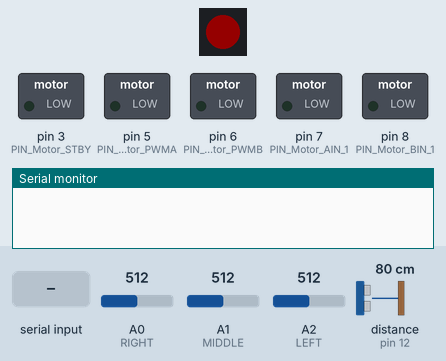
Recording of a sketch running on a simulated Arduino Uno, built with avr-gcc and run on an emulated ATmega328P. On the bench: 1 RGB LEDs in strip order, left to right, switched loads named in the sketch (green lamp = pin HIGH), the last lines printed to the serial monitor. The inputs (shaded band) are chosen by the test bench; at power-on: A0 (RIGHT) = 512, A1 (MIDDLE) = 512, distance to the obstacle (sensor on pin 12) 80 cm, A2 (LEFT) = 512. The echo pulse lasts 58.3 µs per cm; dim RGB values are drawn brighter than linear; pins used as bus, display or sensor lines are not drawn. At 5.5 s the program stops and its outputs stay as they are.

Above: at 0.9 s.
1.0 s: "}" received over Serial
At 2.1 s:
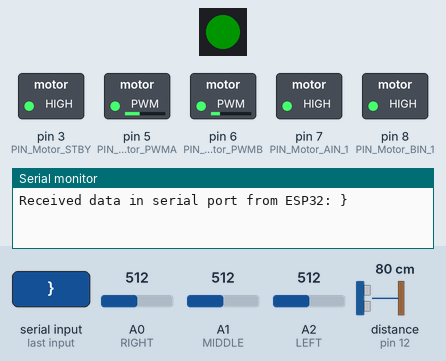
2.5 s: A0 (RIGHT) set to 525
At 3.0 s:
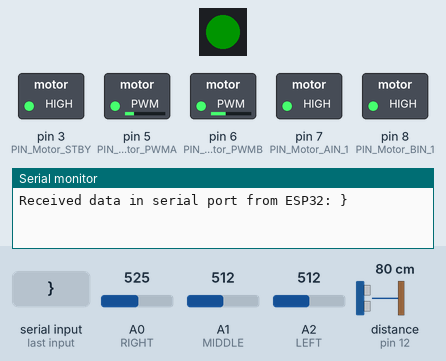
4.0 s: A1 (MIDDLE) set to 716
At 4.3 s:
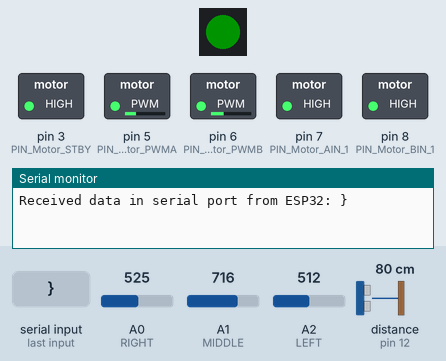
5.5 s: distance to the obstacle (sensor on pin 12) set to 2 cm
At 6.4 s:
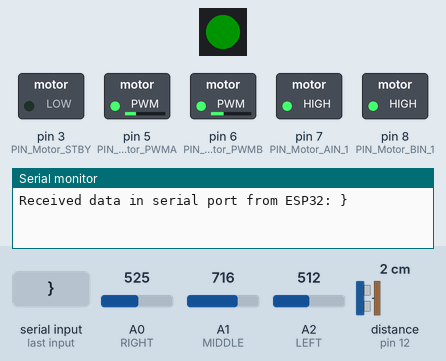
Timing chart, 0 to 7.0 s (numbered marks = the images above; inputs shaded):
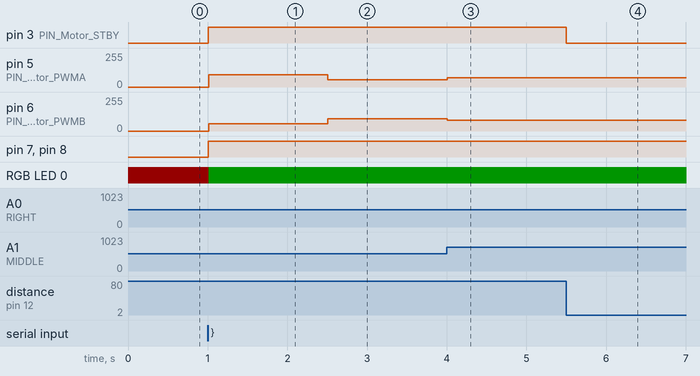

Measured:
- after the input at 1.0 s, pin 3 (PIN_Motor_STBY), pin 7 (PIN_Motor_AIN_1), pin 8 (PIN_Motor_BIN_1): LOW → HIGH at once; pin 5 (PIN_Motor_PWMA): 0/255 → 92/255 at once; pin 6 (PIN_Motor_PWMB): 0/255 → 56/255 at once; RGB LED 0: RGB(20, 0, 0) → RGB(0, 20, 0) at once
- after the input at 2.5 s, pin 5 (PIN_Motor_PWMA): 92/255 → 56/255 at once; pin 6 (PIN_Motor_PWMB): 56/255 → 92/255 at once
- after the input at 4.0 s, pin 5 (PIN_Motor_PWMA): 56/255 → 68/255 at once; pin 6 (PIN_Motor_PWMB): 92/255 → 80/255 at once
- after the input at 5.5 s, pin 3 (PIN_Motor_STBY): HIGH → LOW at once

The sketch:

PruebaControlador.ino
```cpp
#include <Arduino_FreeRTOS.h>
//#include <PIDController.hpp>

#include <Arduino.h>
#include "FastLED.h"
#define PIN_RBGLED 4
#define NUM_LEDS 1
CRGB leds[NUM_LEDS];

uint32_t Color(uint8_t r, uint8_t g, uint8_t b)
{
  return (((uint32_t)r << 16) | ((uint32_t)g << 8) | b);
}

#define LEFT   A2
#define MIDDLE A1
#define RIGHT  A0
#define TRIG_PIN 13
#define ECHO_PIN 12
// Enable/Disable motor control.
//  HIGH: motor control enabled
//  LOW: motor control disabled
#define PIN_Motor_STBY 3

// Group A Motors (Right Side)
// PIN_Motor_AIN_1: Digital output. HIGH: Forward, LOW: Backward
#define PIN_Motor_AIN_1 7
// PIN_Motor_PWMA: Analog output [0-255]. It provides speed.
#define PIN_Motor_PWMA 5

// Group B Motors (Left Side)
// PIN_Motor_BIN_1: Digital output. HIGH: Forward, LOW: Backward
#define PIN_Motor_BIN_1 8
// PIN_Motor_PWMB: Analog output [0-255]. It provides speed.
#define PIN_Motor_PWMB 6

#define LEFT_OK 800
#define RIGHT_OK 800
#define MIDDLE_OK 915
#define baseSpeed 74

volatile int distance;
volatile long output;
volatile int state;
volatile long left;
volatile long middle;
volatile long right;
volatile double error_total = 0;
// Constantes del controlador
double Kp=0.0628;//0.05722 //0.074
double Kd=0.014;//0.011 //0.0201
double Ki= 0.00000;//0.0004
String sendBuff = "";
// Crear el controlador PID
//PIDController pid(Kp, Ki, Kd);

double error = 0;
double lastError = 0;
double integral = 0;


void setup() {
  Serial.begin(9600);
  pinMode(PIN_Motor_STBY,OUTPUT);
  pinMode(PIN_Motor_AIN_1,OUTPUT);
  pinMode(PIN_Motor_PWMA,OUTPUT);
  pinMode(PIN_Motor_BIN_1,OUTPUT);
  pinMode(PIN_Motor_PWMB,OUTPUT);

  pinMode(LEFT,INPUT) ;
  pinMode(MIDDLE,INPUT) ;
  pinMode(RIGHT,INPUT) ;

  pinMode(TRIG_PIN, OUTPUT); //pin como salida
  pinMode(ECHO_PIN, INPUT);  //pin como entrada
  digitalWrite(TRIG_PIN, LOW);//Inicializamos el pin con 0

  // Inicializar el controlador PID
  //pid.begin();

  // Crear las tareas
  //xTaskCreate(TaskReadSensors, "ReadSensors", 100, NULL, 0, NULL);
  //xTaskCreate(TaskComputePID, "ComputePID", 100, NULL, 2, NULL);
  //xTaskCreate(TaskPing, "SendPing", 100, NULL, 1, NULL);
  FastLED.addLeds<NEOPIXEL, PIN_RBGLED>(leds, NUM_LEDS);
  FastLED.setBrightness(20);

  // Set Red Color to LED
  FastLED.showColor(Color(255, 0, 0));


  while(1) {
    if (Serial.available()) {

      char c = Serial.read();
      sendBuff += c;

      if (c == '}')  {
        Serial.print("Received data in serial port from ESP32: ");
        Serial.println(sendBuff);

         // Set Red Green to LED
        FastLED.showColor(Color(0, 255, 0));
        sendBuff = "";
        break;
       }

     }
 }


}

void loop() {

  calcularDistancia();
  if(distance < 10){
    digitalWrite(PIN_Motor_STBY, LOW);
    if (Serial.available()) {
      calcularDistancia();
      Serial.println(1);


      Serial.println(distance);
      delay(800);


    }
    exit(0);
  }
else {

    // // Leer los valores de los sensores
    int left = analogRead(LEFT);
    int middle = analogRead(MIDDLE);
    int right = analogRead(RIGHT);
    // if (middle < 60){
    //   output = (-1* output) + 10;
    // }
    // else{
      // Calcular la posición de la línea
    double posicion = -1 * left + 1 * right;
    double error_central = 800 - middle;
    if (error_central < 0){
      error_central = 0;
    }
    // Calcular el error
    double error_lateral = 0 - posicion;
    if (error_lateral < 0){
      error_total = error_lateral - error_central;
    }
    if (error_lateral >= 0){
      error_total = error_lateral + error_central;
    }

    integral += error_total;
    double derivative = error_total - lastError;

                // if (-20<= error <= 20 ){

                //   output = 0;
                // }
                // if (error > 20){

                //   // Calcular la salida del controlador PID
                //   //double output = Kp * error + Ki * integral + Kd * derivative;
                //   output = Kp * error + + Kd * derivative;
                //   // Guardar el error actual para la próxima iteración
                //   lastError = error;
                // }
                // if (error < -20){

                //   // Calcular la salida del controlador PID
                //   //double output = Kp * error + Ki * integral + Kd * derivative;
                //   output = Kp * error + + Kd * derivative;
                //   // Guardar el error actual para la próxima iteración
                //   lastError = error;
                // }


    output = Kp * error_total + + Ki * integral + Kd * derivative;
    //   // Guardar el error actual para la próxima iteración
    lastError = error_total;

    int speedRight = baseSpeed + output;
    int speedLeft = baseSpeed - output;


    speedRight = max(speedRight, 0);
    speedLeft = max(speedLeft, 0);

    digitalWrite(PIN_Motor_STBY, HIGH);
    digitalWrite(PIN_Motor_AIN_1, HIGH);
    digitalWrite(PIN_Motor_BIN_1, HIGH);
    analogWrite(PIN_Motor_PWMA, speedRight);
    analogWrite(PIN_Motor_PWMB, speedLeft);
  }

}

void TaskPing(void *pvParameters) {
  TickType_t xLastWakeTime, aux;
  while(1){
    left = analogRead(LEFT);
    middle = analogRead(MIDDLE);
    right = analogRead(RIGHT);
  }
  xTaskDelayUntil( &xLastWakeTime, 100 );
}
void calcularDistancia(){
  long t; //timepo que demora en llegar el eco

  digitalWrite(TRIG_PIN, HIGH);
  delayMicroseconds(10);          //Enviamos un pulso de 10us
  digitalWrite(TRIG_PIN, LOW);

  t = pulseIn(ECHO_PIN, HIGH); //obtenemos el ancho del pulso
  distance = t/59;             //es
}

// void TaskControlMotors(void *pvParameters) {

//   int speedRight = baseSpeed + output;
//   int speedLeft = baseSpeed - output;
//   Serial.println(output);
//   Serial.println(speedRight);
//   Serial.println(speedLeft);
//   speedRight = max(speedRight, 0);
//   speedLeft = max(speedLeft, 0);
//   //digitalWrite(PIN_Motor_STBY, HIGH);
//   //digitalWrite(PIN_Motor_AIN_1, HIGH);
//   //digitalWrite(PIN_Motor_BIN_1, HIGH);

//   // Envía las velocidades a los motores
//   //analogWrite(PIN_Motor_PWMA, speedRight);
//   //analogWrite(PIN_Motor_PWMB, speedLeft);
// }


void TaskComputePID(void *pvParameters) {
  TickType_t xLastWakeTime, aux;
  while(1){
    calcularDistancia();
    if(distance < 8){
      digitalWrite(PIN_Motor_STBY, LOW);
      if (Serial.available()) {


        Serial.println(1);
        delay(1000);


      }
      exit(0);
    }
    else{

      // // Leer los valores de los sensores
      int left = analogRead(LEFT);
      int middle = analogRead(MIDDLE);
      int right = analogRead(RIGHT);
      // if (middle < 60){
      //   output = (-1* output) + 10;
      // }
      // else{
        // Calcular la posición de la línea
      double posicion = -1 * left + 1 * right;
      double error_central = 800 - middle;
      if (error_central < 0){
        error_central = 0;
      }
      // Calcular el error
      double error_lateral = 0 - posicion;
      if (error_lateral < 0){
        error_total = error_lateral - error_central;
      }
      if (error_lateral >= 0){
        error_total = error_lateral + error_central;
      }

      integral += error_total;
      double derivative = error_total - lastError;

      // if (-20<= error <= 20 ){

      //   output = 0;
      // }
      // if (error > 20){

      //   // Calcular la salida del controlador PID
      //   //double output = Kp * error + Ki * integral + Kd * derivative;
      //   output = Kp * error + + Kd * derivative;
      //   // Guardar el error actual para la próxima iteración
      //   lastError = error;
      // }
      // if (error < -20){

      //   // Calcular la salida del controlador PID
      //   //double output = Kp * error + Ki * integral + Kd * derivative;
      //   output = Kp * error + + Kd * derivative;
      //   // Guardar el error actual para la próxima iteración
      //   lastError = error;
      // }
      output = Kp * error_total + + Ki * integral + Kd * derivative;
      //   // Guardar el error actual para la próxima iteración
      lastError = error_total;

      int speedRight = baseSpeed + output;
      int speedLeft = baseSpeed - output;


      speedRight = max(speedRight, 0);
      speedLeft = max(speedLeft, 0);

      digitalWrite(PIN_Motor_STBY, HIGH);
      digitalWrite(PIN_Motor_AIN_1, HIGH);
      digitalWrite(PIN_Motor_BIN_1, HIGH);
      analogWrite(PIN_Motor_PWMA, speedRight);
      analogWrite(PIN_Motor_PWMB, speedLeft);
    }
    xTaskDelayUntil( &xLastWakeTime, 50 );
  }


}
```
